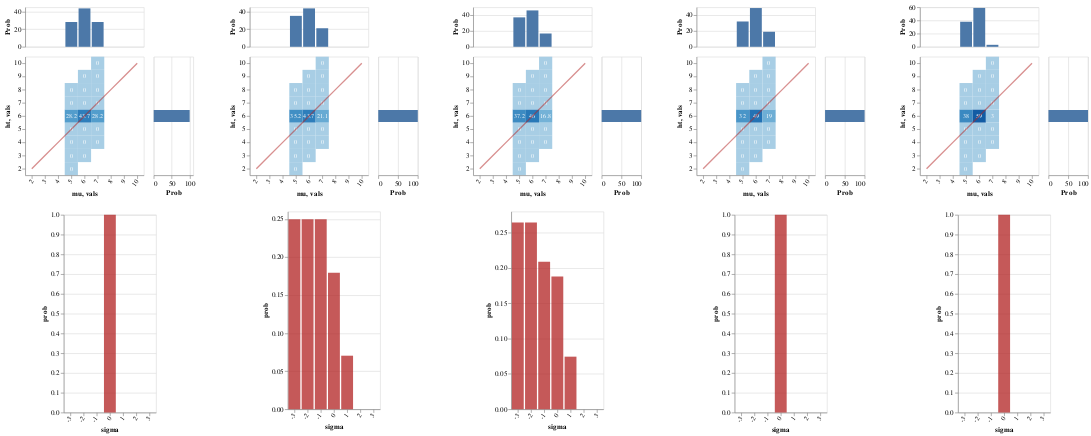

Notebook code for this chart:
### Markdown cell above
Of course since all of the lexica entail that everyone's height is 6, the distribution over worlds is completely determinate

The various conceivable strengthenings lead ultimately to a pragmatic conclusion that 6 is very probably normal for the height of someone in the comparison class (this was already guaranteed by the prior), but it's possible that 6 is relatively high compared to the median

In other words, if there is any evaluativity effect, it is very weak

### Code cell
writeIORef cacheRef (0, Map.empty)

vlShow . sidewaysDists <$> traverse mkGraph
  [ listener infoLUMAllExact cacheRef (0, UTall, allDenExact0)
  , lp infoLUMAllExact >>= \l -> listener infoLUMAllExact cacheRef (0, UTall, l)
  , listener infoLUMAllExact cacheRef (1, UTall, allDenExact0)
  , listener infoLUMAllExact cacheRef (2, UTall, allDenExact0)
  , listener infoLUMAllExact cacheRef (3, UTall, allDenExact0)
  ]

### Figure 1 — Vega-Lite specification as saved in the notebook (floating-point values rounded to 4 significant figures)
{"$schema": "https://vega.github.io/schema/vega-lite/v3.json", "hconcat": [{"$schema": "https://vega.github.io/schema/vega-lite/v3.json", "center": true, "vconcat": [{"$schema": "https://vega.github.io/schema/vega-lite/v3.json", "bounds": "flush", "config": {"scale": {"rectBandPaddingInner": 0}}, "data": {"values": [{"ht": "2", "mu": "5", "prob": 0}, {"ht": "3", "mu": "5", "prob": 0}, {"ht": "3", "mu": "6", "prob": 0}, {"ht": "4", "mu": "5", "prob": 0}, {"ht": "4", "mu": "6", "prob": 0}, {"ht": "4", "mu": "7", "prob": 0}, {"ht": "5", "mu": "5", "prob": 0}, {"ht": "5", "mu": "6", "prob": 0}, {"ht": "5", "mu": "7", "prob": 0}, {"ht": "6", "mu": "5", "prob": 28.2}, {"ht": "6", "mu": "6", "prob": 43.7}, {"ht": "6", "mu": "7", "prob": 28.2}, {"ht": "7", "mu": "5", "prob": 0}, {"ht": "7", "mu": "6", "prob": 0}, {"ht": "7", "mu": "7", "prob": 0}, {"ht": "8", "mu": "5", "prob": 0}, {"ht": "8", "mu": "6", "prob": 0}, {"ht": "8", "mu": "7", "prob": 0}, {"ht": "9", "mu": "6", "prob": 0}, {"ht": "9", "mu": "7", "prob": 0}, {"ht": "10", "mu": "7", "prob": 0}]}, "spacing": 15, "vconcat": [{"encoding": {"x": {"axis": null, "field": "mu", "scale": {"domain": ["2", "3", "4", "5", "6", "7", "8", "9", "10"], "rangeStep": 30}, "sort": null, "type": "ordinal"}, "y": {"aggregate": "sum", "axis": {"title": "Prob"}, "field": "prob", "type": "quantitative"}}, "height": 60, "mark": "bar"}, {"bounds": "flush", "hconcat": [{"encoding": {"x": {"axis": {"labelAngle": -55}, "field": "mu", "scale": {"domain": ["2", "3", "4", "5", "6", "7", "8", "9", "10"], "rangeStep": 30}, "sort": null, "type": "ordinal"}, "y": {"axis": {"labelAngle": 0}, "field": "ht", "scale": {"domain": ["10", "9", "8", "7", "6", "5", "4", "3", "2"], "rangeStep": 30}, "sort": null, "type": "ordinal"}}, "layer": [{"encoding": {"color": {"aggregate": "sum", "field": "prob", "legend": null, "scale": {"scheme": {"extent": [0.2, 0.9], "name": "blues"}}, "type": "quantitative"}}, "mark": "rect"}, {"encoding": {"color": {"value": "white"}, "text": {"aggregate": "sum", "field": "prob", "type": "quantitative"}}, "mark": {"fontSize": 9, "type": "text"}}, {"data": {"values": [{"vals": "2"}, {"vals": "3"}, {"vals": "4"}, {"vals": "5"}, {"vals": "6"}, {"vals": "7"}, {"vals": "8"}, {"vals": "9"}, {"vals": "10"}]}, "encoding": {"x": {"field": "vals", "sort": null, "type": "ordinal"}, "y": {"field": "vals", "sort": null, "type": "ordinal"}}, "mark": {"opacity": 0.5, "stroke": "firebrick", "strokeWidth": 2, "type": "line"}}]}, {"encoding": {"x": {"aggregate": "sum", "axis": {"title": "Prob"}, "field": "prob", "type": "quantitative"}, "y": {"axis": null, "field": "ht", "scale": {"domain": ["10", "9", "8", "7", "6", "5", "4", "3", "2"], "rangeStep": 30}, "sort": null, "type": "ordinal"}}, "mark": "bar", "width": 60}], "spacing": 15}]}, {"$schema": "https://vega.github.io/schema/vega-lite/v3.json", "data": {"values": [{"prob": 1, "sigma": "0"}]}, "description": "", "encoding": {"x": {"axis": {"labelAngle": -55}, "field": "sigma", "scale": {"domain": ["-3", "-2", "-1", "0", "1", "2", "3"], "rangeStep": 30}, "sort": null, "type": "ordinal"}, "y": {"field": "prob", "type": "quantitative"}}, "mark": {"color": "firebrick", "opacity": 0.75, "type": "bar"}}]}, {"$schema": "https://vega.github.io/schema/vega-lite/v3.json", "center": true, "vconcat": [{"$schema": "https://vega.github.io/schema/vega-lite/v3.json", "bounds": "flush", "config": {"scale": {"rectBandPaddingInner": 0}}, "data": {"values": [{"ht": "2", "mu": "5", "prob": 0}, {"ht": "3", "mu": "5", "prob": 0}, {"ht": "3", "mu": "6", "prob": 0}, {"ht": "4", "mu": "5", "prob": 0}, {"ht": "4", "mu": "6", "prob": 0}, {"ht": "4", "mu": "7", "prob": 0}, {"ht": "5", "mu": "5", "prob": 0}, {"ht": "5", "mu": "6", "prob": 0}, {"ht": "5", "mu": "7", "prob": 0}, {"ht": "6", "mu": "5", "prob": 35.2}, {"ht": "6", "mu": "6", "prob": 43.7}, {"ht": "6", "mu": "7", "prob": 21.1}, {"ht": "7", "mu": "5", "prob": 0}, {"ht": "7", "mu": "6", "prob": 0}, {"ht": "7", "mu": "7", "prob": 0}, {"ht": "8", "mu": "5", "prob": 0}, {"ht": "8", "mu": "6", "prob": 0}, {"ht": "8", "mu": "7", "prob": 0}, {"ht": "9", "mu": "6", "prob": 0}, {"ht": "9", "mu": "7", "prob": 0}, {"ht": "10", "mu": "7", "prob": 0}]}, "spacing": 15, "vconcat": [{"encoding": {"x": {"axis": null, "field": "mu", "scale": {"domain": ["2", "3", "4", "5", "6", "7", "8", "9", "10"], "rangeStep": 30}, "sort": null, "type": "ordinal"}, "y": {"aggregate": "sum", "axis": {"title": "Prob"}, "field": "prob", "type": "quantitative"}}, "height": 60, "mark": "bar"}, {"bounds": "flush", "hconcat": [{"encoding": {"x": {"axis": {"labelAngle": -55}, "field": "mu", "scale": {"domain": ["2", "3", "4", "5", "6", "7", "8", "9", "10"], "rangeStep": 30}, "sort": null, "type": "ordinal"}, "y": {"axis": {"labelAngle": 0}, "field": "ht", "scale": {"domain": ["10", "9", "8", "7", "6", "5", "4", "3", "2"], "rangeStep": 30}, "sort": null, "type": "ordinal"}}, "layer": [{"encoding": {"color": {"aggregate": "sum", "field": "prob", "legend": null, "scale": {"scheme": {"extent": [0.2, 0.9], "name": "blues"}}, "type": "quantitative"}}, "mark": "rect"}, {"encoding": {"color": {"value": "white"}, "text": {"aggregate": "sum", "field": "prob", "type": "quantitative"}}, "mark": {"fontSize": 9, "type": "text"}}, {"data": {"values": [{"vals": "2"}, {"vals": "3"}, {"vals": "4"}, {"vals": "5"}, {"vals": "6"}, {"vals": "7"}, {"vals": "8"}, {"vals": "9"}, {"vals": "10"}]}, "encoding": {"x": {"field": "vals", "sort": null, "type": "ordinal"}, "y": {"field": "vals", "sort": null, "type": "ordinal"}}, "mark": {"opacity": 0.5, "stroke": "firebrick", "strokeWidth": 2, "type": "line"}}]}, {"encoding": {"x": {"aggregate": "sum", "axis": {"title": "Prob"}, "field": "prob", "type": "quantitative"}, "y": {"axis": null, "field": "ht", "scale": {"domain": ["10", "9", "8", "7", "6", "5", "4", "3", "2"], "rangeStep": 30}, "sort": null, "type": "ordinal"}}, "mark": "bar", "width": 60}], "spacing": 15}]}, {"$schema": "https://vega.github.io/schema/vega-lite/v3.json", "data": {"values": [{"prob": 0.25, "sigma": "-3"}, {"prob": 0.25, "sigma": "-2"}, {"prob": 0.25, "sigma": "-1"}, {"prob": 0.1796, "sigma": "0"}, {"prob": 0.07042, "sigma": "1"}, {"prob": 0, "sigma": "2"}, {"prob": 0, "sigma": "3"}]}, "description": "", "encoding": {"x": {"axis": {"labelAngle": -55}, "field": "sigma", "scale": {"domain": ["-3", "-2", "-1", "0", "1", "2", "3"], "rangeStep": 30}, "sort": null, "type": "ordinal"}, "y": {"field": "prob", "type": "quantitative"}}, "mark": {"color": "firebrick", "opacity": 0.75, "type": "bar"}}]}, {"$schema": "https://vega.github.io/schema/vega-lite/v3.json", "center": true, "vconcat": [{"$schema": "https://vega.github.io/schema/vega-lite/v3.json", "bounds": "flush", "config": {"scale": {"rectBandPaddingInner": 0}}, "data": {"values": [{"ht": "2", "mu": "5", "prob": 0}, {"ht": "3", "mu": "5", "prob": 0}, {"ht": "3", "mu": "6", "prob": 0}, {"ht": "4", "mu": "5", "prob": 0}, {"ht": "4", "mu": "6", "prob": 0}, {"ht": "4", "mu": "7", "prob": 0}, {"ht": "5", "mu": "5", "prob": 0}, {"ht": "5", "mu": "6", "prob": 0}, {"ht": "5", "mu": "7", "prob": 0}, {"ht": "6", "mu": "5", "prob": 37.2}, {"ht": "6", "mu": "6", "prob": 46}, {"ht": "6", "mu": "7", "prob": 16.8}, {"ht": "7", "mu": "5", "prob": 0}, {"ht": "7", "mu": "6", "prob": 0}, {"ht": "7", "mu": "7", "prob": 0}, {"ht": "8", "mu": "5", "prob": 0}, {"ht": "8", "mu": "6", "prob": 0}, {"ht": "8", "mu": "7", "prob": 0}, {"ht": "9", "mu": "6", "prob": 0}, {"ht": "9", "mu": "7", "prob": 0}, {"ht": "10", "mu": "7", "prob": 0}]}, "spacing": 15, "vconcat": [{"encoding": {"x": {"axis": null, "field": "mu", "scale": {"domain": ["2", "3", "4", "5", "6", "7", "8", "9", "10"], "rangeStep": 30}, "sort": null, "type": "ordinal"}, "y": {"aggregate": "sum", "axis": {"title": "Prob"}, "field": "prob", "type": "quantitative"}}, "height": 60, "mark": "bar"}, {"bounds": "flush", "hconcat": [{"encoding": {"x": {"axis": {"labelAngle": -55}, "field": "mu", "scale": {"domain": ["2", "3", "4", "5", "6", "7", "8", "9", "10"], "rangeStep": 30}, "sort": null, "type": "ordinal"}, "y": {"axis": {"labelAngle": 0}, "field": "ht", "scale": {"domain": ["10", "9", "8", "7", "6", "5", "4", "3", "2"], "rangeStep": 30}, "sort": null, "type": "ordinal"}}, "layer": [{"encoding": {"color": {"aggregate": "sum", "field": "prob", "legend": null, "scale": {"scheme": {"extent": [0.2, 0.9], "name": "blues"}}, "type": "quantitative"}}, "mark": "rect"}, {"encoding": {"color": {"value": "white"}, "text": {"aggregate": "sum", "field": "prob", "type": "quantitative"}}, "mark": {"fontSize": 9, "type": "text"}}, {"data": {"values": [{"vals": "2"}, {"vals": "3"}, {"vals": "4"}, {"vals": "5"}, {"vals": "6"}, {"vals": "7"}, {"vals": "8"}, {"vals": "9"}, {"vals": "10"}]}, "encoding": {"x": {"field": "vals", "sort": null, "type": "ordinal"}, "y": {"field": "vals", "sort": null, "type": "ordinal"}}, "mark": {"opacity": 0.5, "stroke": "firebrick", "strokeWidth": 2, "type": "line"}}]}, {"encoding": {"x": {"aggregate": "sum", "axis": {"title": "Prob"}, "field": "prob", "type": "quantitative"}, "y": {"axis": null, "field": "ht", "scale": {"domain": ["10", "9", "8", "7", "6", "5", "4", "3", "2"], "rangeStep": 30}, "sort": null, "type": "ordinal"}}, "mark": "bar", "width": 60}], "spacing": 15}]}, {"$schema": "https://vega.github.io/schema/vega-lite/v3.json", "data": {"values": [{"prob": 0.2644, "sigma": "-3"}, {"prob": 0.2644, "sigma": "-2"}, {"prob": 0.209, "sigma": "-1"}, {"prob": 0.1878, "sigma": "0"}, {"prob": 0.07446, "sigma": "1"}, {"prob": 0, "sigma": "2"}, {"prob": 0, "sigma": "3"}]}, "description": "", "encoding": {"x": {"axis": {"labelAngle": -55}, "field": "sigma", "scale": {"domain": ["-3", "-2", "-1", "0", "1", "2", "3"], "rangeStep": 30}, "sort": null, "type": "ordinal"}, "y": {"field": "prob", "type": "quantitative"}}, "mark": {"color": "firebrick", "opacity": 0.75, "type": "bar"}}]}, {"$schema": "https://vega.github.io/schema/vega-lite/v3.json", "center": true, "vconcat": [{"$schema": "https://vega.github.io/schema/vega-lite/v3.json", "bounds": "flush", "config": {"scale": {"rectBandPaddingInner": 0}}, "data": {"values": [{"ht": "2", "mu": "5", "prob": 0}, {"ht": "3", "mu": "5", "prob": 0}, {"ht": "3", "mu": "6", "prob": 0}, {"ht": "4", "mu": "5", "prob": 0}, {"ht": "4", "mu": "6", "prob": 0}, {"ht": "4", "mu": "7", "prob": 0}, {"ht": "5", "mu": "5", "prob": 0}, {"ht": "5", "mu": "6", "prob": 0}, {"ht": "5", "mu": "7", "prob": 0}, {"ht": "6", "mu": "5", "prob": 32}, {"ht": "6", "mu": "6", "prob": 49}, {"ht": "6", "mu": "7", "prob": 19}, {"ht": "7", "mu": "5", "prob": 0}, {"ht": "7", "mu": "6", "prob": 0}, {"ht": "7", "mu": "7", "prob": 0}, {"ht": "8", "mu": "5", "prob": 0}, {"ht": "8", "mu": "6", "prob": 0}, {"ht": "8", "mu": "7", "prob": 0}, {"ht": "9", "mu": "6", "prob": 0}, {"ht": "9", "mu": "7", "prob": 0}, {"ht": "10", "mu": "7", "prob": 0}]}, "spacing": 15, "vconcat": [{"encoding": {"x": {"axis": null, "field": "mu", "scale": {"domain": ["2", "3", "4", "5", "6", "7", "8", "9", "10"], "rangeStep": 30}, "sort": null, "type": "ordinal"}, "y": {"aggregate": "sum", "axis": {"title": "Prob"}, "field": "prob", "type": "quantitative"}}, "height": 60, "mark": "bar"}, {"bounds": "flush", "hconcat": [{"encoding": {"x": {"axis": {"labelAngle": -55}, "field": "mu", "scale": {"domain": ["2", "3", "4", "5", "6", "7", "8", "9", "10"], "rangeStep": 30}, "sort": null, "type": "ordinal"}, "y": {"axis": {"labelAngle": 0}, "field": "ht", "scale": {"domain": ["10", "9", "8", "7", "6", "5", "4", "3", "2"], "rangeStep": 30}, "sort": null, "type": "ordinal"}}, "layer": [{"encoding": {"color": {"aggregate": "sum", "field": "prob", "legend": null, "scale": {"scheme": {"extent": [0.2, 0.9], "name": "blues"}}, "type": "quantitative"}}, "mark": "rect"}, {"encoding": {"color": {"value": "white"}, "text": {"aggregate": "sum", "field": "prob", "type": "quantitative"}}, "mark": {"fontSize": 9, "type": "text"}}, {"data": {"values": [{"vals": "2"}, {"vals": "3"}, {"vals": "4"}, {"vals": "5"}, {"vals": "6"}, {"vals": "7"}, {"vals": "8"}, {"vals": "9"}, {"vals": "10"}]}, "encoding": {"x": {"field": "vals", "sort": null, "type": "ordinal"}, "y": {"field": "vals", "sort": null, "type": "ordinal"}}, "mark": {"opacity": 0.5, "stroke": "firebrick", "strokeWidth": 2, "type": "line"}}]}, {"encoding": {"x": {"aggregate": "sum", "axis": {"title": "Prob"}, "field": "prob", "type": "quantitative"}, "y": {"axis": null, "field": "ht", "scale": {"domain": ["10", "9", "8", "7", "6", "5", "4", "3", "2"], "rangeStep": 30}, "sort": null, "type": "ordinal"}}, "mark": "bar", "width": 60}], "spacing": 15}]}, {"$schema": "https://vega.github.io/schema/vega-lite/v3.json", "data": {"values": [{"prob": 1, "sigma": "0"}]}, "description": "", "encoding": {"x": {"axis": {"labelAngle": -55}, "field": "sigma", "scale": {"domain": ["-3", "-2", "-1", "0", "1", "2", "3"], "rangeStep": 30}, "sort": null, "type": "ordinal"}, "y": {"field": "prob", "type": "quantitative"}}, "mark": {"color": "firebrick", "opacity": 0.75, "type": "bar"}}]}, {"$schema": "https://vega.github.io/schema/vega-lite/v3.json", "center": true, "vconcat": [{"$schema": "https://vega.github.io/schema/vega-lite/v3.json", "bounds": "flush", "config": {"scale": {"rectBandPaddingInner": 0}}, "data": {"values": [{"ht": "2", "mu": "5", "prob": 0}, {"ht": "3", "mu": "5", "prob": 0}, {"ht": "3", "mu": "6", "prob": 0}, {"ht": "4", "mu": "5", "prob": 0}, {"ht": "4", "mu": "6", "prob": 0}, {"ht": "4", "mu": "7", "prob": 0}, {"ht": "5", "mu": "5", "prob": 0}, {"ht": "5", "mu": "6", "prob": 0}, {"ht": "5", "mu": "7", "prob": 0}, {"ht": "6", "mu": "5", "prob": 38}, {"ht": "6", "mu": "6", "prob": 59}, {"ht": "6", "mu": "7", "prob": 3}, {"ht": "7", "mu": "5", "prob": 0}, {"ht": "7", "mu": "6", "prob": 0}, {"ht": "7", "mu": "7", "prob": 0}, {"ht": "8", "mu": "5", "prob": 0}, {"ht": "8", "mu": "6", "prob": 0}, {"ht": "8", "mu": "7", "prob": 0}, {"ht": "9", "mu": "6", "prob": 0}, {"ht": "9", "mu": "7", "prob": 0}, {"ht": "10", "mu": "7", "prob": 0}]}, "spacing": 15, "vconcat": [{"encoding": {"x": {"axis": null, "field": "mu", "scale": {"domain": ["2", "3", "4", "5", "6", "7", "8", "9", "10"], "rangeStep": 30}, "sort": null, "type": "ordinal"}, "y": {"aggregate": "sum", "axis": {"title": "Prob"}, "field": "prob", "type": "quantitative"}}, "height": 60, "mark": "bar"}, {"bounds": "flush", "hconcat": [{"encoding": {"x": {"axis": {"labelAngle": -55}, "field": "mu", "scale": {"domain": ["2", "3", "4", "5", "6", "7", "8", "9", "10"], "rangeStep": 30}, "sort": null, "type": "ordinal"}, "y": {"axis": {"labelAngle": 0}, "field": "ht", "scale": {"domain": ["10", "9", "8", "7", "6", "5", "4", "3", "2"], "rangeStep": 30}, "sort": null, "type": "ordinal"}}, "layer": [{"encoding": {"color": {"aggregate": "sum", "field": "prob", "legend": null, "scale": {"scheme": {"extent": [0.2, 0.9], "name": "blues"}}, "type": "quantitative"}}, "mark": "rect"}, {"encoding": {"color": {"value": "white"}, "text": {"aggregate": "sum", "field": "prob", "type": "quantitative"}}, "mark": {"fontSize": 9, "type": "text"}}, {"data": {"values": [{"vals": "2"}, {"vals": "3"}, {"vals": "4"}, {"vals": "5"}, {"vals": "6"}, {"vals": "7"}, {"vals": "8"}, {"vals": "9"}, {"vals": "10"}]}, "encoding": {"x": {"field": "vals", "sort": null, "type": "ordinal"}, "y": {"field": "vals", "sort": null, "type": "ordinal"}}, "mark": {"opacity": 0.5, "stroke": "firebrick", "strokeWidth": 2, "type": "line"}}]}, {"encoding": {"x": {"aggregate": "sum", "axis": {"title": "Prob"}, "field": "prob", "type": "quantitative"}, "y": {"axis": null, "field": "ht", "scale": {"domain": ["10", "9", "8", "7", "6", "5", "4", "3", "2"], "rangeStep": 30}, "sort": null, "type": "ordinal"}}, "mark": "bar", "width": 60}], "spacing": 15}]}, {"$schema": "https://vega.github.io/schema/vega-lite/v3.json", "data": {"values": [{"prob": 1, "sigma": "0"}]}, "description": "", "encoding": {"x": {"axis": {"labelAngle": -55}, "field": "sigma", "scale": {"domain": ["-3", "-2", "-1", "0", "1", "2", "3"], "rangeStep": 30}, "sort": null, "type": "ordinal"}, "y": {"field": "prob", "type": "quantitative"}}, "mark": {"color": "firebrick", "opacity": 0.75, "type": "bar"}}]}], "spacing": 50}
